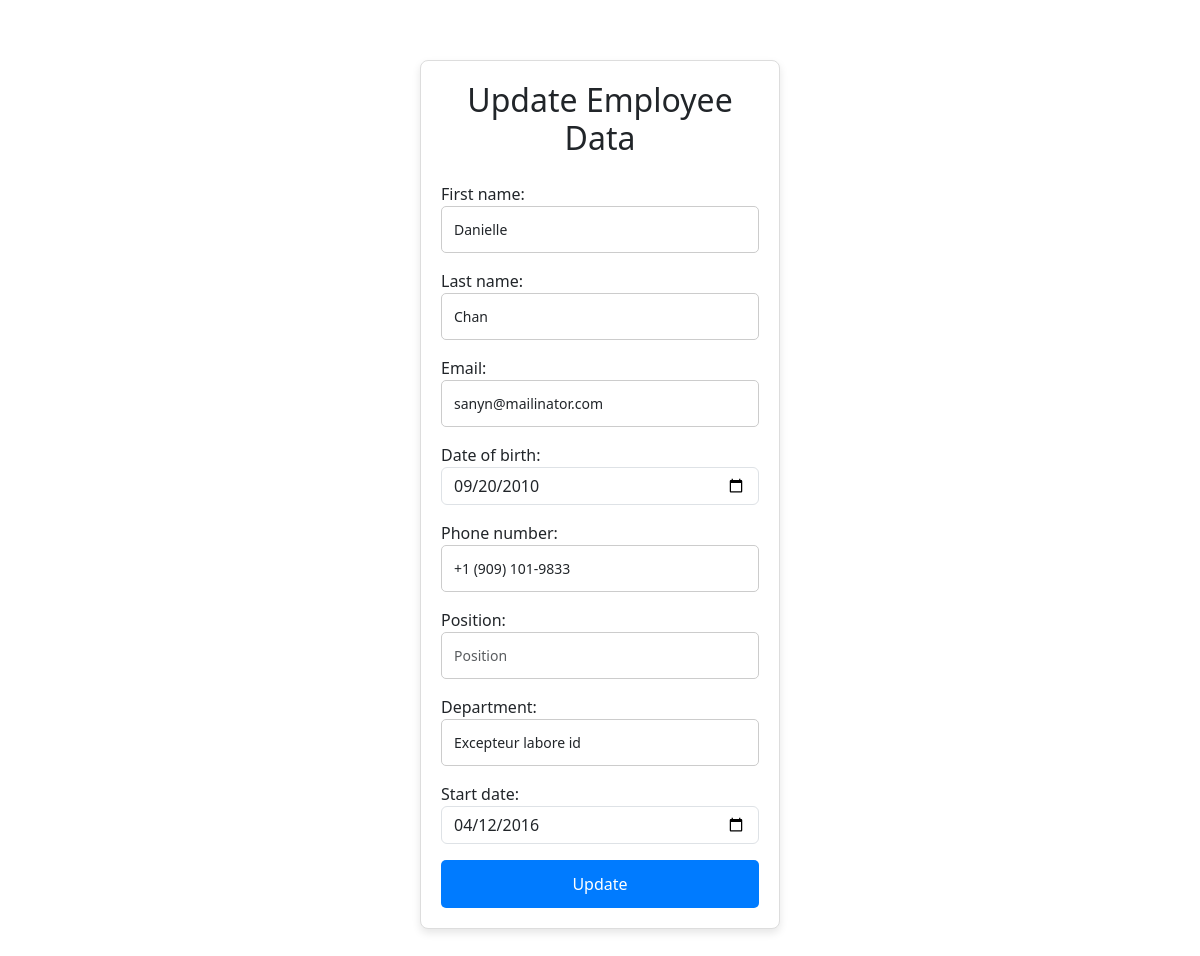
Page /9/edit/ on the committed database.
### apps/intern/models.py (models this page shows, shortened)
class Employee(DateTimeModel):
    first_name = models.CharField(max_length=50)
    last_name = models.CharField(max_length=50)
    email = models.EmailField(unique=True)
    phone_number = models.CharField(max_length=30, blank=True, null=True)
    date_of_birth = models.DateField()
    post = models.CharField(max_length=100)
    department = models.CharField(max_length=100)
    start_date = models.DateField()
    date_created = models.DateTimeField(auto_now_add=True)
    date_updated = models.DateTimeField(auto_now=True)

### apps/intern/views.py (the view)
# urls.py: path('<int:pk>/edit/', EmployeeUpdateView.as_view(), name='employee_update'),
class EmployeeUpdateView(UpdateView):
    model = Employee
    template_name = 'employee_update.html'
    form_class = EmployeeForm
    success_url = reverse_lazy('employee_list')

### Templates/employee_update.html (shortened to what this page needs)
{% extends 'base.html' %}
{% block content %}
<div class="register-box">
    <h2 class="text-center mb-4">Update Employee Data</h2>
    <form method="post">
        {{ form.as_p }}
        <div class="d-grid">
            <input type="submit" value="Update" class="btn btn-primary">
        </div>
    </form>
</div>
{% endblock %}

### Templates/base.html (style rules this page uses)
.register-box { max-width: 360px; margin: 60px auto; padding: 20px; border: 1px solid #ddd; border-radius: 8px; box-shadow: 0 4px 8px rgba(0, 0, 0, 0.1); background-color: #ffffff; }
.register-box form { display: flex; flex-direction: column; }
.register-box input[type="text"], .register-box input[type="password"], .register-box input[type="email"] { padding: 12px; border: 1px solid #ccc; border-radius: 5px; font-size: 14px; outline: none; transition: border-color 0.3s ease; }
.register-box input[type="submit"] { background-color: #007BFF; color: white; padding: 12px; border: none; border-radius: 5px; cursor: pointer; font-size: 16px; transition: background-color 0.3s ease; }

### rows in the picture
Employee: first_name "Danielle", last_name "Chan", email "sanyn@mailinator.com", date_of_birth "09/20/2010", phone_number "+1 (909) 101-9833", department "Excepteur labore id", start_date "04/12/2016"
